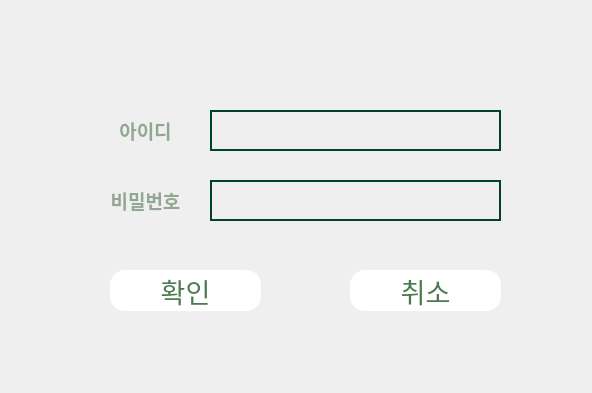
<?xml version="1.0" encoding="UTF-8"?>
<ui version="4.0">
 <class>Form</class>
 <widget class="QWidget" name="Form">
  <property name="geometry">
   <rect>
    <x>0</x>
    <y>0</y>
    <width>592</width>
    <height>393</height>
   </rect>
  </property>
  <property name="windowTitle">
   <string>Form</string>
  </property>
  <property name="styleSheet">
   <string notr="true">background-image: url('C:/Users/LattePanda/Desktop/fourth.JPG');
border: 0px;</string>
  </property>
  <widget class="QLabel" name="label">
   <property name="geometry">
    <rect>
     <x>90</x>
     <y>120</y>
     <width>111</width>
     <height>21</height>
    </rect>
   </property>
   <property name="font">
    <font>
     <family>Goudy Old Style</family>
     <pointsize>14</pointsize>
     <weight>75</weight>
     <bold>true</bold>
    </font>
   </property>
   <property name="styleSheet">
    <string notr="true">background:transparent;
color:rgba(0, 57, 0, 100);</string>
   </property>
   <property name="text">
    <string>아이디</string>
   </property>
   <property name="alignment">
    <set>Qt::AlignCenter</set>
   </property>
  </widget>
  <widget class="QLabel" name="label_3">
   <property name="geometry">
    <rect>
     <x>90</x>
     <y>190</y>
     <width>111</width>
     <height>21</height>
    </rect>
   </property>
   <property name="font">
    <font>
     <family>Goudy Old Style</family>
     <pointsize>14</pointsize>
     <weight>75</weight>
     <bold>true</bold>
    </font>
   </property>
   <property name="styleSheet">
    <string notr="true">background:transparent;
color:rgba(0, 57, 0, 100);</string>
   </property>
   <property name="text">
    <string>비밀번호</string>
   </property>
   <property name="alignment">
    <set>Qt::AlignCenter</set>
   </property>
  </widget>
  <widget class="QTextEdit" name="textEdit">
   <property name="geometry">
    <rect>
     <x>210</x>
     <y>110</y>
     <width>291</width>
     <height>41</height>
    </rect>
   </property>
   <property name="styleSheet">
    <string notr="true">background:transparent;
border: 2px solid rgb(0, 65, 50);</string>
   </property>
  </widget>
  <widget class="QTextEdit" name="textEdit_2">
   <property name="geometry">
    <rect>
     <x>210</x>
     <y>180</y>
     <width>291</width>
     <height>41</height>
    </rect>
   </property>
   <property name="styleSheet">
    <string notr="true">background:transparent;
border: 2px solid rgb(0, 65, 50);</string>
   </property>
  </widget>
  <widget class="QPushButton" name="pushButton">
   <property name="geometry">
    <rect>
     <x>110</x>
     <y>270</y>
     <width>151</width>
     <height>41</height>
    </rect>
   </property>
   <property name="font">
    <font>
     <family>Agency FB</family>
     <pointsize>20</pointsize>
    </font>
   </property>
   <property name="styleSheet">
    <string notr="true">QPushButton{
background:transparent;
background-color:white;
border: 3px solid white;
border-radius:15px;
color:rgba(0, 67, 0, 180);
}
QPushButton:hover{
background:transparent;
background-color:white;
border: 3px solid white;
border-radius:15px;
color:rgba(0, 67, 0, 180);
font-size:24pt;
}</string>
   </property>
   <property name="text">
    <string>확인</string>
   </property>
  </widget>
  <widget class="QPushButton" name="pushButton_2">
   <property name="geometry">
    <rect>
     <x>350</x>
     <y>270</y>
     <width>151</width>
     <height>41</height>
    </rect>
   </property>
   <property name="font">
    <font>
     <family>Agency FB</family>
     <pointsize>20</pointsize>
    </font>
   </property>
   <property name="styleSheet">
    <string notr="true">QPushButton{
background:transparent;
background-color:white;
border: 3px solid white;
border-radius:15px;
color:rgba(0, 67, 0, 180);
}
QPushButton:hover{
background:transparent;
background-color:white;
border: 3px solid white;
border-radius:15px;
color:rgba(0, 67, 0, 180);
font-size:24pt;
}</string>
   </property>
   <property name="text">
    <string>취소</string>
   </property>
  </widget>
 </widget>
 <resources/>
 <connections/>
</ui>
